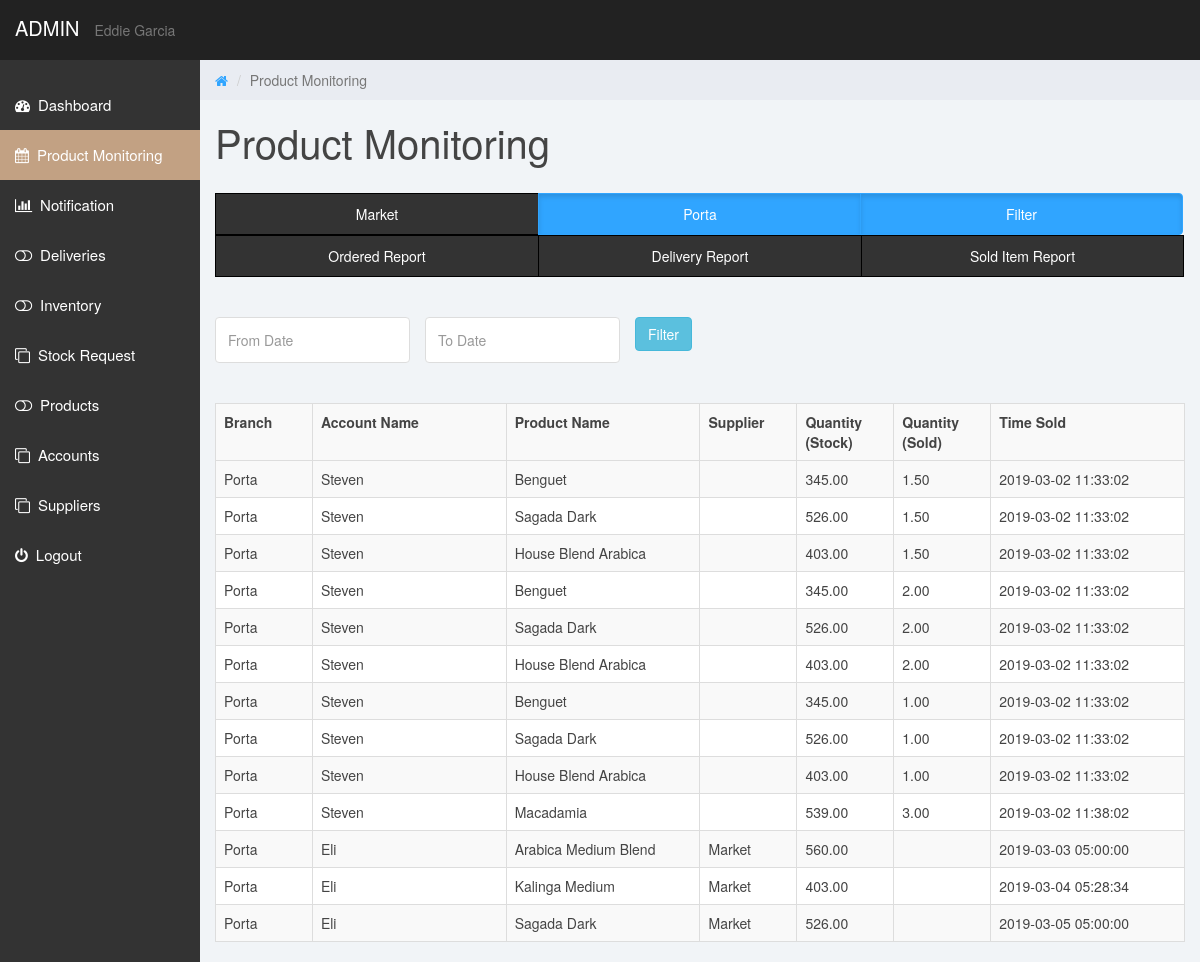
Page /Garciaskape/admin/monitoring/all_filter_report_s.php on the earlier database version.
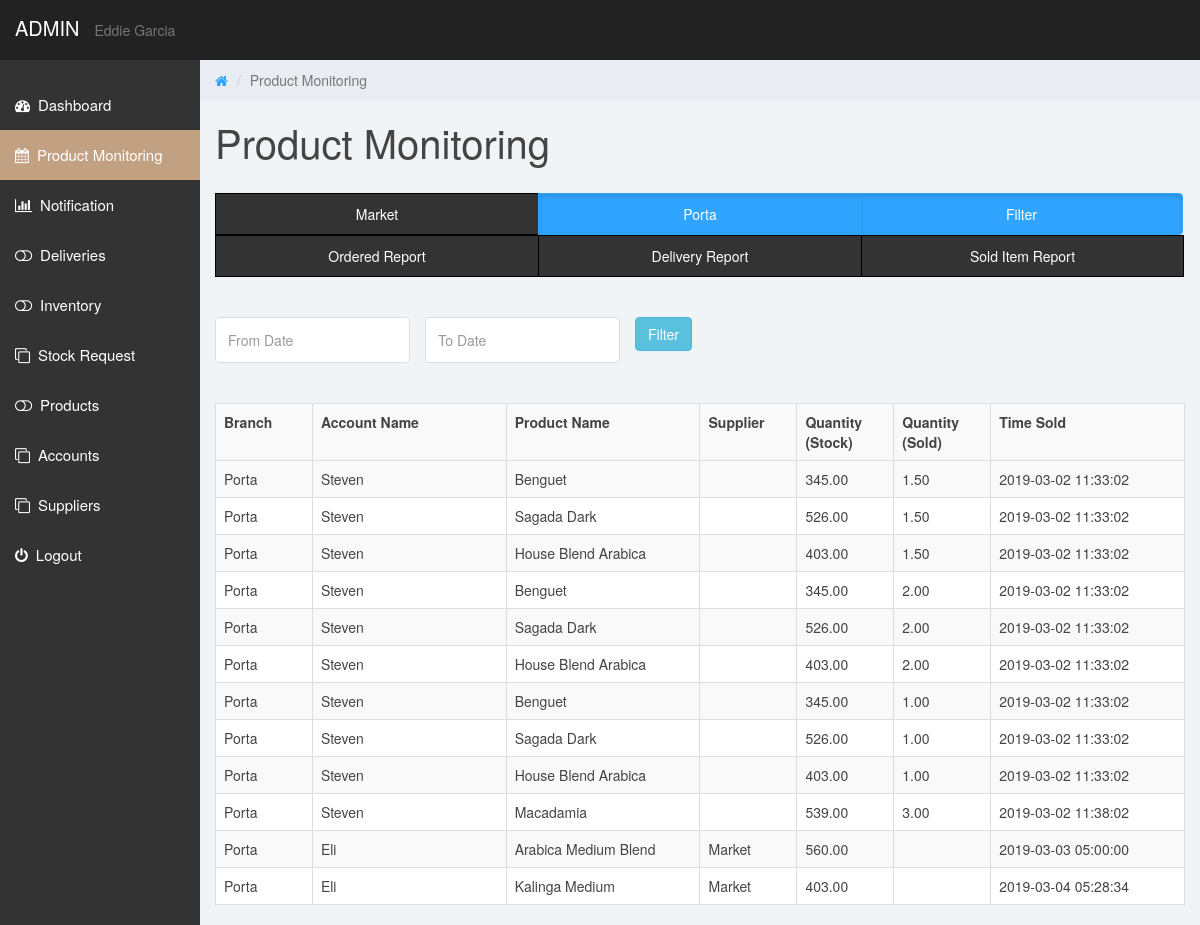
Same page on the later database version.
### tables this page shows
CREATE TABLE IF NOT EXISTS `orders` (
  `idnumber` int(15) UNSIGNED NOT NULL AUTO_INCREMENT,
  `orderid` int(15) NOT NULL,
  `stockid` int(15) NOT NULL,
  `productid` int(15) NOT NULL,
  `quantity` double(10,2) NOT NULL,
  `solditemid` int(15) DEFAULT NULL,
  `deliveryid` int(15) DEFAULT NULL,
  `supplierid` int(15) DEFAULT NULL,
  `branchid` int(15) NOT NULL,
  `accountid` int(15) NOT NULL,
  `time` timestamp NOT NULL,
  `status` varchar(45) DEFAULT NULL,
  PRIMARY KEY (`idnumber`),
  UNIQUE KEY `idnumber_UNIQUE` (`idnumber`)
);

CREATE TABLE IF NOT EXISTS `branch` (
  `branchid` int(15) UNSIGNED NOT NULL AUTO_INCREMENT,
  `branch_name` varchar(201) NOT NULL,
  `branch_address` varchar(201) DEFAULT NULL,
  PRIMARY KEY (`branchid`),
  UNIQUE KEY `branchid_UNIQUE` (`branchid`)
);

CREATE TABLE IF NOT EXISTS `accounts` (
  `accountid` int(15) UNSIGNED NOT NULL AUTO_INCREMENT,
  `username` varchar(201) NOT NULL,
  `email` varchar(201) NOT NULL,
  `password` varchar(201) NOT NULL,
  `user_type` varchar(201) NOT NULL,
  `firstname` varchar(100) NOT NULL,
  `middlename` varchar(100) DEFAULT NULL,
  `lastname` varchar(100) NOT NULL,
  `contact_number` varchar(20) NOT NULL,
  `status` varchar(45) NOT NULL,
  `branchid` int(15) NOT NULL,
  PRIMARY KEY (`accountid`),
  UNIQUE KEY `username_UNIQUE` (`username`),
  UNIQUE KEY `accountid_UNIQUE` (`accountid`),
  UNIQUE KEY `password_UNIQUE` (`password`)
);

CREATE TABLE IF NOT EXISTS `products` (
  `productid` int(15) UNSIGNED NOT NULL AUTO_INCREMENT,
  `productname` varchar(201) NOT NULL,
  `branchid` int(11) NOT NULL,
  `status` varchar(201) DEFAULT NULL,
  PRIMARY KEY (`productid`),
  UNIQUE KEY `productid_UNIQUE` (`productid`)
);

CREATE TABLE IF NOT EXISTS `stock` (
  `stockid` int(15) UNSIGNED NOT NULL AUTO_INCREMENT,
  `productid` int(15) NOT NULL,
  `quantity` double(10,2) NOT NULL,
  `stockin` double(10,2) NOT NULL,
  `date_in` timestamp NOT NULL,
  `stockout` double(10,2) NOT NULL,
  `date_out` timestamp NOT NULL,
  `branchid` int(15) NOT NULL,
  `accountid` int(15) NOT NULL,
  PRIMARY KEY (`stockid`),
  UNIQUE KEY `stockid_UNIQUE` (`stockid`)
);

CREATE TABLE IF NOT EXISTS `solditem` (
  `idnumber` int(10) UNSIGNED NOT NULL AUTO_INCREMENT,
  `solditemid` int(15) NOT NULL,
  `productid` int(15) NOT NULL,
  `quantity` double(10,2) NOT NULL,
  `orderid` int(15) NOT NULL,
  `branchid` int(15) NOT NULL,
  `accountid` int(15) NOT NULL,
  `time` timestamp NOT NULL,
  `status` varchar(45) NOT NULL,
  PRIMARY KEY (`idnumber`),
  UNIQUE KEY `idnumber_UNIQUE` (`idnumber`)
);

CREATE TABLE IF NOT EXISTS `supplier` (
  `supplierid` int(15) UNSIGNED NOT NULL AUTO_INCREMENT,
  `supplier_name` varchar(201) NOT NULL,
  `supplier_contact_person` varchar(201) NOT NULL,
  `contact_number` varchar(201) NOT NULL,
  `address` varchar(201) DEFAULT NULL,
  `status` varchar(45) NOT NULL,
  PRIMARY KEY (`supplierid`),
  UNIQUE KEY `supplierid_UNIQUE` (`supplierid`)
);

### Garciaskape/admin/monitoring/all_filter_report_s.php (the view, shortened to what the changed rows need)
<?php
include '../includes/connection.php';
$query = "SELECT products.productname as name, branch.branchid, branch.branch_name as bname, supplier.supplier_name as sname, accounts.firstname as fname, stock.quantity as stock, orders.quantity as qty, solditem.quantity as sold, orders.time as t
from ((((((orders left join products on orders.productid = products.productid)
left join branch on orders.branchid = branch.branchid)
left join supplier on orders.supplierid = supplier.supplierid)
left join accounts on orders.accountid = accounts.accountid)
left join stock on orders.stockid = stock.stockid)
left join solditem on orders.solditemid = solditem.solditemid)
where branch.branchid =2";
$result = mysqli_query($conn, $query);
?>
<!DOCTYPE html>
<html>
    <head>
        <link href="../css/bootstrap.min.css" rel="stylesheet">
        <link href="../css/font-awesome.min.css" rel="stylesheet">
        <link href="../css/datepicker3.css" rel="stylesheet">
        <link href="../css/styles.css" rel="stylesheet">
        <link href="../css/add.css" rel="stylesheet">
        <link rel="stylesheet" href="http://code.jquery.com/ui/1.11.4/themes/smoothness/jquery-ui.css">
    </head>
    <body>
        <div class="col-sm-9 col-sm-offset-3 col-lg-10 col-lg-offset-2 main">
            <div class="row">
                <div class="col-lg-12">
                    <h1 class="page-header">Product Monitoring</h1>
                </div>
            </div>
            <br>
            <div class="table-responsive">
                <div ng-app="producttable" ng-controller="controller">
                    <br/>
                    <br/>
                    <br>
                    <br/>
                    <div class="row">
                        <div class="col-md-12"  id="order_table"ng-show="filter_data > 0">
                            <table class="table table-striped table-bordered">
                                <tr>
                                    <th width="10%">Branch</th>
                                    <th width="20%">Account Name</th>
                                    <th width="20%">Product Name</th>
                                    <th width="10%">Supplier</th>
                                    <th width="10%">Quantity (Stock)</th>
                                    <th width="10%">Quantity (Sold)</th>
                                    <th width="20%">Time Sold</th>
                                </tr>
                                <tr ng-repeat="data in searched = (file | filter:search | orderBy : base :reverse) | beginning_data:(current_grid-1)*data_limit | limitTo:data_limit">
                                    <?php
                                    while($row = mysqli_fetch_array($result)){
                                    ?>
                                <tr>
                                    <td><?php echo $row["bname"]; ?></td>
                                    <td><?php echo $row["fname"]; ?></td>
                                    <td><?php echo $row["name"]; ?></td>
                                    <td><?php echo $row["sname"]; ?></td>
                                    <td><?php echo $row["stock"]; ?></td>
                                    <td><?php echo $row["sold"]; ?></td>
                                    <td><?php echo $row["t"]; ?></td>
                                </tr>
                                <?php
                                    }
                                ?>
                            </table>
                        </div>
                    </div>
                </div>
            </div>
        </div>
    </body>
</html>

Differences in the rows shown:
removed orders: branchid.branch_name "Porta", accountid.firstname "Eli", productid.productname "Sagada Dark", supplierid.supplier_name "Market", stockid.quantity "526.00", time "2019-03-05 05:00:00"
